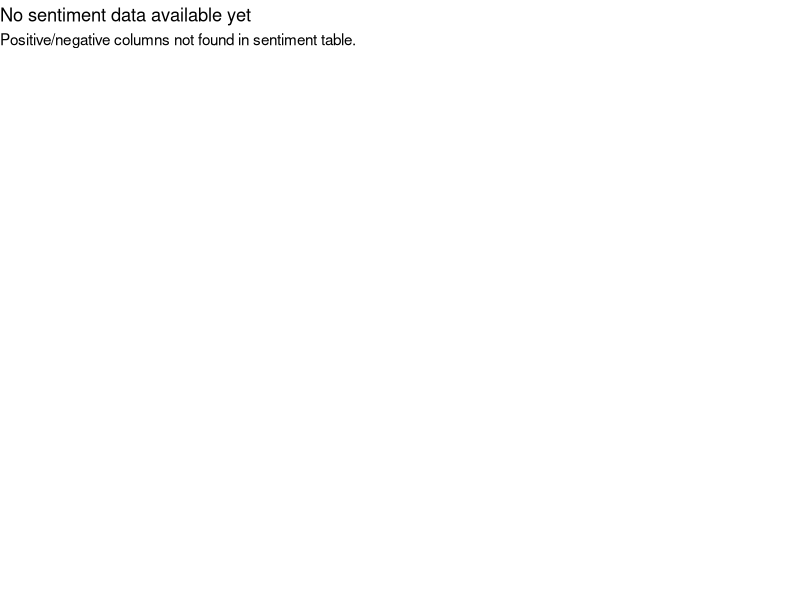
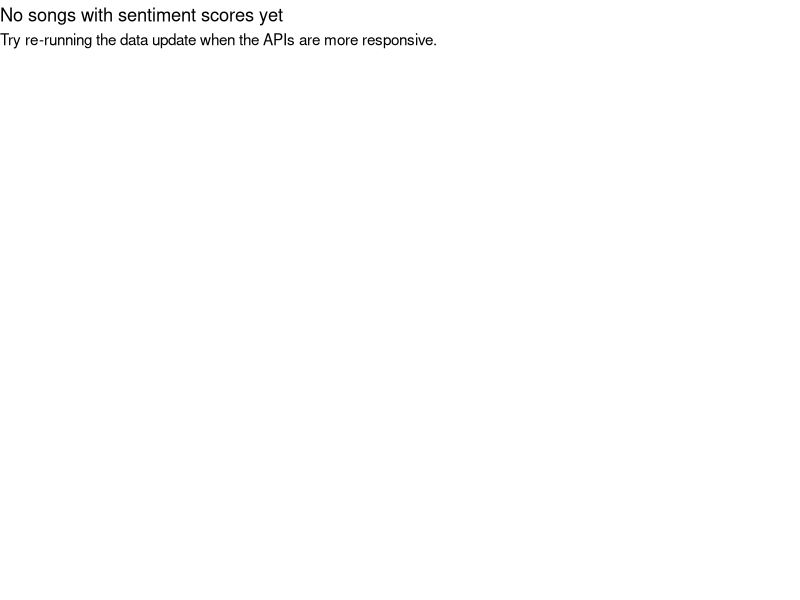

Recreate these plots in R, in order.
## ---- chunk 1
library(dplyr)
library(tidyr)
library(ggplot2)
library(readr)
library(tidytext)
library(stringr)

# These CSVs are created by build_dataset() via GitHub Actions
tidy_words <- read_csv("data_clean/tidy_words.csv", show_col_types = FALSE)
sentiment  <- read_csv("data_clean/sentiment.csv", show_col_types = FALSE)

cat("Hello from the dashboard bro!\n")
cat("Number of songs with sentiment scores:", nrow(sentiment), "\n")
cat("Number of tidy word tokens:", nrow(tidy_words), "\n")

# Only plot if 'positive' and 'negative' columns exist

if (!all(c("positive", "negative") %in% names(sentiment))) {
ggplot() +
theme_void() +
labs(
title = "No sentiment data available yet",
subtitle = "Positive/negative columns not found in sentiment table."
)
} else {
sentiment |>
tidyr::pivot_longer(cols = c(positive, negative), names_to = "sentiment") |>
dplyr::group_by(sentiment) |>
dplyr::summarise(total = sum(value, na.rm = TRUE), .groups = "drop") |>
ggplot(aes(x = sentiment, y = total, fill = sentiment)) +
geom_col() +
labs(
title = "Overall Sentiment (Bing Lexicon)",
x = NULL,
y = "Total word count"
) +
theme_minimal()
}

if (nrow(sentiment) == 0) {
ggplot() +
theme_void() +
labs(
title = "No songs with sentiment scores yet",
subtitle = "Try re-running the data update when the APIs are more responsive."
)
} else {
first_artist <- sentiment$artist[1]
first_track  <- sentiment$track[1]

tidy_words |>
dplyr::filter(artist == first_artist, track == first_track) |>
dplyr::count(word, sort = TRUE) |>
dplyr::slice_head(n = 15) |>
ggplot(aes(x = reorder(word, n), y = n)) +
geom_col() +
coord_flip() +
labs(
title = paste("Top Words in", first_track, "by", first_artist),
x = NULL,
y = "Frequency"
) +
theme_minimal()
}
